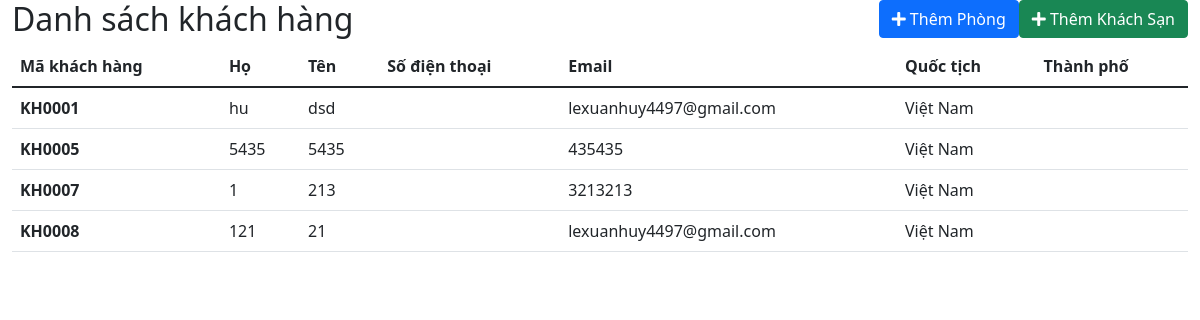
The app's page /admin/customer/customer.php with its own data.
### tables this page shows
CREATE TABLE `khachhang` (
  `id` int(11) NOT NULL,
  `makh` varchar(10) NOT NULL,
  `ho` varchar(50) DEFAULT NULL,
  `ten` varchar(50) DEFAULT NULL,
  `sdt` varchar(20) DEFAULT NULL,
  `email` varchar(50) DEFAULT NULL,
  `quocgia` varchar(50) DEFAULT NULL,
  `thanhpho` varchar(50) DEFAULT NULL
);

### admin/customer/customer.php (the view, shortened to what this page needs)
<!DOCTYPE html>
<html lang="en">
<head>
    <link rel="stylesheet" href="/Hahalolo/admin/css/css1.css">
    <link rel="stylesheet" href="//use.fontawesome.com/releases/v5.0.7/css/all.css">
    <link href="https://cdn.jsdelivr.net/npm/bootstrap@5.1.3/dist/css/bootstrap.min.css" rel="stylesheet">
</head>
<body>
    <div class="container-fluid">
        <div class="products">
            <div class="nav row">
                <div class="col-md-4 col-md-offset-2">
                    <div class="left-action text-left clearfix">
                        <h2>Danh sách khách hàng</h2>
                    </div>
                </div>
                <div class="col-md-8">
                    <div class="right-action text-right">
                        <div class="btn-groups d-md-flex justify-content-md-end">
                            <button type="button" class="btn btn-primary" onclick="window.location.href='/Hahalolo/admin/room/add-room.php'"><i class="fa fa-plus"></i> Thêm Phòng
                            </button>
                            <button type="button" class="btn btn-success" onclick="window.location.href='/Hahalolo/admin/hotel/add-hotel.php'"><i class="fa fa-plus"></i> Thêm Khách Sạn</button>
                        </div>
                    </div>
                </div>
            </div>
            <div class="products-content">
                <div class="room-main-body">
                    <table class="table">
                        <thead>
                            <tr>
                                <th scope="col">Mã khách hàng</th>
                                <th scope="col">Họ</th>
                                <th scope="col">Tên</th>
                                <th scope="col">Số điện thoại</th>
                                <th scope="col">Email</th>
                                <th scope="col">Quốc tịch</th>
                                <th scope="col">Thành phố</th>
                            </tr>
                        </thead>
                        <tbody>
                            <?php
                            $conn = mysqli_connect('localhost', 'root', '', 'db_hahalolo');
                            $sql = "SELECT * FROM khachhang";
                            $result = mysqli_query($conn, $sql);
                            if (mysqli_num_rows($result) > 0) {
                                while ($row = mysqli_fetch_assoc($result)) {
                            ?>
                                    <tr>
                                        <th scope="row"><?php echo $row['makh']; ?></th>
                                        <td><?php echo $row['ho']; ?></td>
                                        <td><?php echo $row['ten']; ?></td>
                                        <td><?php echo $row['sdt']; ?></td>
                                        <td><?php echo $row['email']; ?></td>
                                        <td><?php echo $row['quocgia']; ?></td>
                                        <td><?php echo $row['thanhpho']; ?></td>
                                    </tr>
                            <?php
                                }
                            }
                            ?>
                        </tbody>
                    </table>
                </div>
            </div>
        </div>
    </div>
</body>
</html>

### records on screen
khachhang: makh "KH0001", ho "hu", ten "dsd", email "lexuanhuy4497@gmail.com", quocgia "Việt Nam"
khachhang: makh "KH0005", ho "5435", ten "5435", email "435435", quocgia "Việt Nam"
khachhang: makh "KH0007", ho "1", ten "213", email "3213213", quocgia "Việt Nam"
khachhang: makh "KH0008", ho "121", ten "21", email "lexuanhuy4497@gmail.com", quocgia "Việt Nam"
